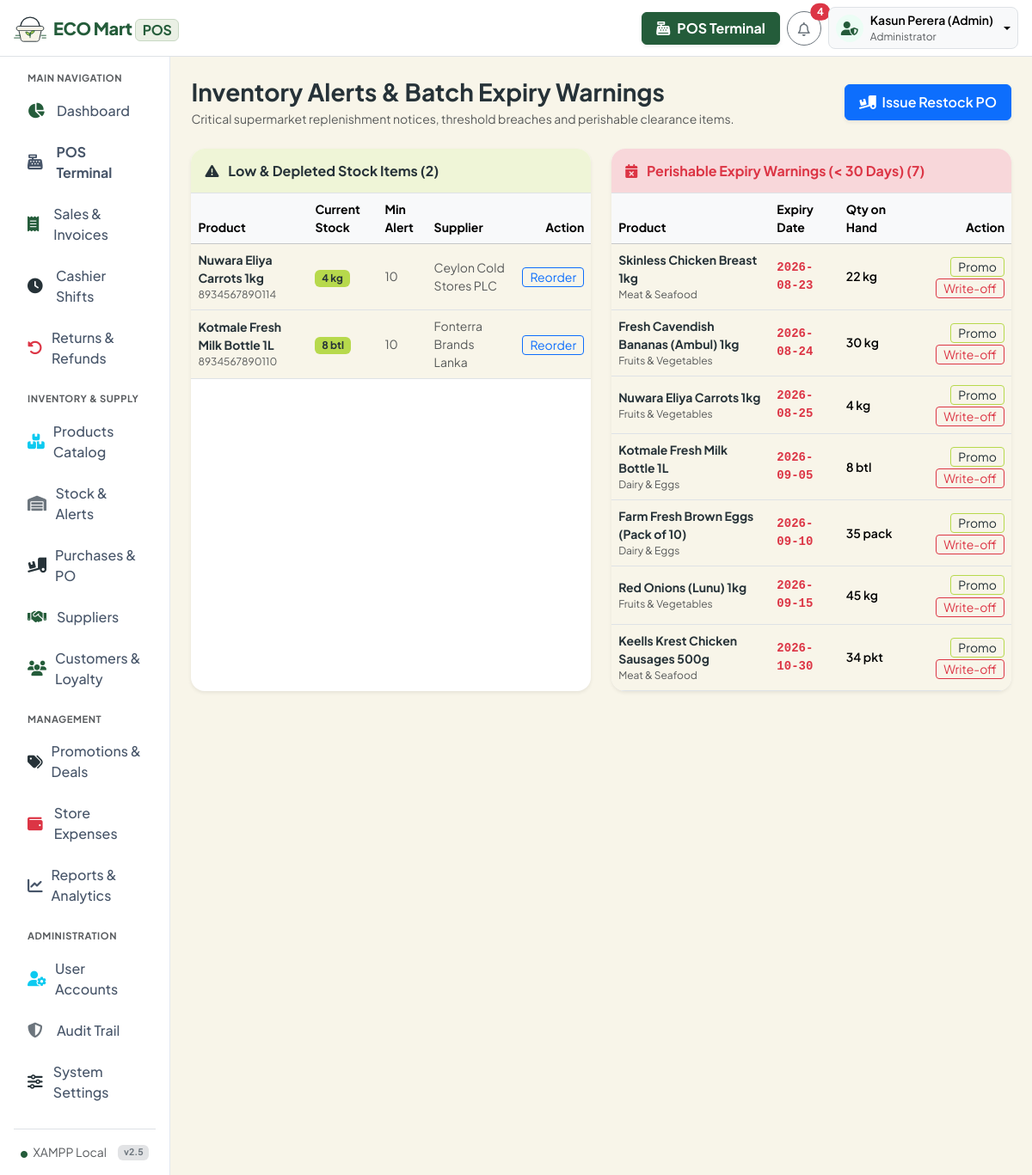
The app's page /notifications/index.php (signed in) with its own data.
### tables this page shows
CREATE TABLE `products` (
  `id` int(11) NOT NULL AUTO_INCREMENT,
  `barcode` varchar(50) NOT NULL,
  `sku` varchar(50) NOT NULL,
  `name` varchar(200) NOT NULL,
  `category_id` int(11) NOT NULL,
  `brand_id` int(11) DEFAULT NULL,
  `supplier_id` int(11) DEFAULT NULL,
  `cost_price` decimal(10,2) NOT NULL DEFAULT 0.00,
  `selling_price` decimal(10,2) NOT NULL DEFAULT 0.00,
  `discount_price` decimal(10,2) DEFAULT NULL,
  `tax_percent` decimal(5,2) DEFAULT 0.00,
  `quantity` int(11) NOT NULL DEFAULT 0,
  `min_stock_level` int(11) NOT NULL DEFAULT 10,
  `reorder_level` int(11) NOT NULL DEFAULT 20,
  `unit` varchar(20) DEFAULT 'pcs',
  `expiry_date` date DEFAULT NULL,
  `image` varchar(255) DEFAULT 'default_product.svg',
  `status` enum('active','inactive') DEFAULT 'active',
  `created_at` timestamp DEFAULT CURRENT_TIMESTAMP,
  `updated_at` timestamp DEFAULT CURRENT_TIMESTAMP ON UPDATE CURRENT_TIMESTAMP,
  PRIMARY KEY (`id`),
  UNIQUE KEY `barcode_unique` (`barcode`),
  UNIQUE KEY `sku_unique` (`sku`),
  KEY `category_id` (`category_id`),
  KEY `brand_id` (`brand_id`),
  KEY `supplier_id` (`supplier_id`),
  CONSTRAINT `fk_products_cat` FOREIGN KEY (`category_id`) REFERENCES `categories` (`id`) ON DELETE CASCADE,
  CONSTRAINT `fk_products_brand` FOREIGN KEY (`brand_id`) REFERENCES `brands` (`id`) ON DELETE SET NULL,
  CONSTRAINT `fk_products_supplier` FOREIGN KEY (`supplier_id`) REFERENCES `suppliers` (`id`) ON DELETE SET NULL
);

CREATE TABLE `suppliers` (
  `id` int(11) NOT NULL AUTO_INCREMENT,
  `company_name` varchar(150) NOT NULL,
  `contact_person` varchar(100) NOT NULL,
  `email` varchar(100) DEFAULT NULL,
  `phone` varchar(30) NOT NULL,
  `address` text DEFAULT NULL,
  `outstanding_balance` decimal(12,2) DEFAULT 0.00,
  `status` enum('active','inactive') DEFAULT 'active',
  `created_at` timestamp DEFAULT CURRENT_TIMESTAMP,
  PRIMARY KEY (`id`)
);

CREATE TABLE `categories` (
  `id` int(11) NOT NULL AUTO_INCREMENT,
  `name` varchar(100) NOT NULL,
  `slug` varchar(100) NOT NULL,
  `icon` varchar(50) DEFAULT 'fa-shopping-basket',
  `status` enum('active','inactive') DEFAULT 'active',
  `created_at` timestamp DEFAULT CURRENT_TIMESTAMP,
  PRIMARY KEY (`id`),
  UNIQUE KEY `slug_unique` (`slug`)
);

### notifications/index.php (the view, shortened to what this page needs)
<?php
require_once __DIR__ . '/../includes/header.php';
require_once __DIR__ . '/../includes/navbar.php';
$db = Database::getConnection();
$lowStock = $db->query("SELECT p.*, c.name as category_name, s.company_name as supplier_name
    FROM products p
    LEFT JOIN categories c ON p.category_id = c.id
    LEFT JOIN suppliers s ON p.supplier_id = s.id
    WHERE p.quantity <= p.min_stock_level AND p.status = 'active'
    ORDER BY p.quantity ASC")->fetchAll();
$expiring = $db->query("SELECT p.*, c.name as category_name, s.company_name as supplier_name
    FROM products p
    LEFT JOIN categories c ON p.category_id = c.id
    LEFT JOIN suppliers s ON p.supplier_id = s.id
    WHERE p.expiry_date IS NOT NULL AND p.expiry_date <= DATE_ADD(CURDATE(), INTERVAL 30 DAY) AND p.status = 'active'
    ORDER BY p.expiry_date ASC")->fetchAll();
?>
<div class="d-flex">
    <?php require_once __DIR__ . '/../includes/sidebar.php'; ?>
    <div class="flex-grow-1 p-4" style="background: #f8fafc; min-height: calc(100vh - 65px);">
        <div class="d-flex flex-wrap justify-content-between align-items-center mb-4 gap-3">
            <div>
                <h3 class="fw-bold text-dark mb-1">Inventory Alerts & Batch Expiry Warnings</h3>
                <p class="text-muted small m-0">Critical supermarket replenishment notices, threshold breaches and perishable clearance items.</p>
            </div>
            <a href="<?= BASE_URL ?>purchases/create.php" class="btn btn-primary fw-semibold px-3 py-2 shadow-sm">
                <i class="fa-solid fa-truck-ramp-box me-1"></i> Issue Restock PO
            </a>
        </div>
        <div class="row g-4">
            <div class="col-lg-6">
                <div class="card border-0 shadow-sm rounded-4 bg-white overflow-hidden h-100">
                    <div class="p-3 border-bottom bg-warning-subtle d-flex justify-content-between align-items-center">
                        <h6 class="fw-bold text-dark m-0"><i class="fa-solid fa-triangle-exclamation text-warning me-2"></i> Low & Depleted Stock Items (<?= count($lowStock) ?>)</h6>
                    </div>
                    <div class="table-responsive">
                        <table class="table table-hover align-middle mb-0">
                            <thead class="table-light small text-muted">
                                <tr>
                                    <th>Product</th>
                                    <th>Current Stock</th>
                                    <th>Min Alert</th>
                                    <th>Supplier</th>
                                    <th class="text-end">Action</th>
                                </tr>
                            </thead>
                            <tbody>
                                <?php if (empty($lowStock)): ?>
                                    <tr><td colspan="5" class="text-center py-4 text-muted">All inventory items are currently above threshold!</td></tr>
                                <?php else: ?>
                                    <?php foreach ($lowStock as $ls): ?>
                                        <tr>
                                            <td>
                                                <div class="fw-bold small text-dark"><?= htmlspecialchars($ls['name']) ?></div>
                                                <div class="text-muted" style="font-size:0.75rem;"><?= htmlspecialchars($ls['barcode']) ?></div>
                                            </td>
                                            <td>
                                                <span class="badge <?= $ls['quantity'] <= 0 ? 'bg-danger' : 'bg-warning text-dark' ?> fw-bold">
                                                    <?= $ls['quantity'] ?> <?= htmlspecialchars($ls['unit']) ?>
                                                </span>
                                            </td>
                                            <td class="small text-muted"><?= $ls['min_stock_level'] ?></td>
                                            <td class="small text-muted"><?= htmlspecialchars($ls['supplier_name'] ?? 'N/A') ?></td>
                                            <td class="text-end">
                                                <a href="<?= BASE_URL ?>purchases/create.php" class="btn btn-sm btn-outline-primary py-0 px-2 small">Reorder</a>
                                            </td>
                                        </tr>
                                    <?php endforeach; ?>
                                <?php endif; ?>
                            </tbody>
                        </table>
                    </div>
                </div>
            </div>
            <div class="col-lg-6">
                <div class="card border-0 shadow-sm rounded-4 bg-white overflow-hidden h-100">
                    <div class="p-3 border-bottom bg-danger-subtle d-flex justify-content-between align-items-center">
                        <h6 class="fw-bold text-danger m-0"><i class="fa-solid fa-calendar-xmark me-2"></i> Perishable Expiry Warnings (< 30 Days) (<?= count($expiring) ?>)</h6>
                    </div>
                    <div class="table-responsive">
                        <table class="table table-hover align-middle mb-0">
                            <thead class="table-light small text-muted">
                                <tr>
                                    <th>Product</th>
                                    <th>Expiry Date</th>
                                    <th>Qty on Hand</th>
                                    <th class="text-end">Action</th>
                                </tr>
                            </thead>
                            <tbody>
                                <?php if (empty($expiring)): ?>
                                    <tr><td colspan="4" class="text-center py-4 text-muted">No perishable goods expiring soon.</td></tr>
                                <?php else: ?>
                                    <?php foreach ($expiring as $ex): ?>
                                        <tr>
                                            <td>
                                                <div class="fw-bold small text-dark"><?= htmlspecialchars($ex['name']) ?></div>
                                                <div class="text-muted" style="font-size:0.75rem;"><?= htmlspecialchars($ex['category_name']) ?></div>
                                            </td>
                                            <td class="small fw-bold text-danger font-monospace"><?= htmlspecialchars($ex['expiry_date']) ?></td>
                                            <td class="small fw-semibold"><?= $ex['quantity'] ?> <?= htmlspecialchars($ex['unit']) ?></td>
                                            <td class="text-end">
                                                <a href="<?= BASE_URL ?>promotions/index.php" class="btn btn-sm btn-outline-warning py-0 px-2 small" title="Create Flash Clearance Promo">Promo</a>
                                                <a href="<?= BASE_URL ?>inventory/adjust.php?product_id=<?= $ex['id'] ?>" class="btn btn-sm btn-outline-danger py-0 px-2 small" title="Write off expired batch">Write-off</a>
                                            </td>
                                        </tr>
                                    <?php endforeach; ?>
                                <?php endif; ?>
                            </tbody>
                        </table>
                    </div>
                </div>
            </div>
        </div>
    </div>
</div>
<?php require_once __DIR__ . '/../includes/footer.php'; ?>

### includes/header.php (style rules this page uses)
:root { --eco-primary: #245C3A; --eco-cream: #F8F5E9; --eco-accent: #B7D94C; --eco-text: #263238; --primary-emerald: var(--eco-primary); --primary-emerald-dark: #19452B; --primary-emerald-light: #EAF0E5; --pos-bg: var(--eco-cream); --bs-success: var(--eco-primary); --bs-success-rgb: 36, 92, 58; --bs-primary: var(--eco-primary); --bs-primary-rgb: 36, 92, 58; --bs-warning: var(--eco-accent); --bs-warning-rgb: 183, 217, 76; --bs-body-color: var(--eco-text); --bs-body-bg: var(--eco-cream); --bs-link-color: var(--eco-primary); --bs-link-hover-color: #19452B; --font-main: 'Plus Jakarta Sans', system-ui, -apple-system, sans-serif; --font-mono: 'JetBrains Mono', monospace; }
body { font-family: var(--font-main); background-color: var(--eco-cream); color: var(--eco-text); }
[style*="#f8fafc"], [style*="#f1f5f9"] { background-color: var(--eco-cream) !important; }
.text-dark { color: var(--eco-text) !important; }
.bg-warning-subtle { background-color: #EFF5D7 !important; }
.btn-warning, .bg-warning { background-color: var(--eco-accent) !important; border-color: var(--eco-accent) !important; color: var(--eco-text) !important; }
.btn-outline-warning { color: var(--eco-text); border-color: var(--eco-accent); }
.text-warning, .text-warning-emphasis { color: var(--eco-text) !important; }

### records on screen
products: name "Nuwara Eliya Carrots 1kg", barcode "8934567890114", quantity "4", unit "kg", min_stock_level "10", supplier.company_name "Ceylon Cold Stores PLC", category.name "Fruits & Vegetables", expiry_date "2026-08-25"
products: name "Kotmale Fresh Milk Bottle 1L", barcode "8934567890110", quantity "8", unit "btl", min_stock_level "10", supplier.company_name "Fonterra Brands Lanka", category.name "Dairy & Eggs", expiry_date "2026-09-05"
products: name "Skinless Chicken Breast 1kg", category.name "Meat & Seafood", expiry_date "2026-08-23", quantity "22", unit "kg"
products: name "Fresh Cavendish Bananas (Ambul) 1kg", category.name "Fruits & Vegetables", expiry_date "2026-08-24", quantity "30", unit "kg"
products: name "Farm Fresh Brown Eggs (Pack of 10)", category.name "Dairy & Eggs", expiry_date "2026-09-10", quantity "35", unit "pack"
products: name "Red Onions (Lunu) 1kg", category.name "Fruits & Vegetables", expiry_date "2026-09-15", quantity "45", unit "kg"
products: name "Keells Krest Chicken Sausages 500g", category.name "Meat & Seafood", expiry_date "2026-10-30", quantity "34", unit "pkt"

### other values on screen
$unreadNotifs "4"
$currentUser "Kasun Perera (Admin)"
$currentRole "Administrator"
count($lowStock) "2"
count($expiring) "7"
